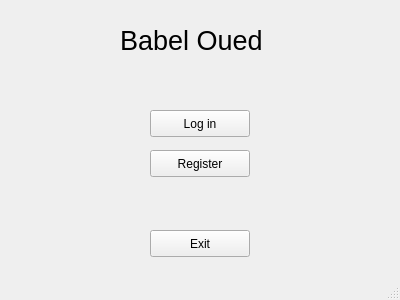
<?xml version="1.0" encoding="UTF-8"?>
<ui version="4.0">
 <class>MainWindow</class>
 <widget class="QMainWindow" name="MainWindow">
  <property name="geometry">
   <rect>
    <x>0</x>
    <y>0</y>
    <width>400</width>
    <height>300</height>
   </rect>
  </property>
  <property name="sizePolicy">
   <sizepolicy hsizetype="Fixed" vsizetype="Fixed">
    <horstretch>0</horstretch>
    <verstretch>0</verstretch>
   </sizepolicy>
  </property>
  <property name="windowTitle">
   <string>MainWindow</string>
  </property>
  <widget class="QWidget" name="centralWidget">
   <widget class="QPushButton" name="registerButton">
    <property name="geometry">
     <rect>
      <x>150</x>
      <y>150</y>
      <width>100</width>
      <height>27</height>
     </rect>
    </property>
    <property name="text">
     <string>Register</string>
    </property>
   </widget>
   <widget class="QPushButton" name="exitButton">
    <property name="geometry">
     <rect>
      <x>150</x>
      <y>230</y>
      <width>100</width>
      <height>27</height>
     </rect>
    </property>
    <property name="sizePolicy">
     <sizepolicy hsizetype="Minimum" vsizetype="Fixed">
      <horstretch>0</horstretch>
      <verstretch>0</verstretch>
     </sizepolicy>
    </property>
    <property name="text">
     <string>Exit</string>
    </property>
   </widget>
   <widget class="QPushButton" name="logInButton">
    <property name="geometry">
     <rect>
      <x>150</x>
      <y>110</y>
      <width>100</width>
      <height>27</height>
     </rect>
    </property>
    <property name="text">
     <string>Log in</string>
    </property>
   </widget>
   <widget class="QLabel" name="title">
    <property name="geometry">
     <rect>
      <x>120</x>
      <y>20</y>
      <width>161</width>
      <height>41</height>
     </rect>
    </property>
    <property name="font">
     <font>
      <pointsize>20</pointsize>
     </font>
    </property>
    <property name="text">
     <string>Babel Oued</string>
    </property>
   </widget>
  </widget>
  <widget class="QStatusBar" name="statusBar"/>
 </widget>
 <layoutdefault spacing="6" margin="11"/>
 <resources/>
 <connections/>
</ui>
